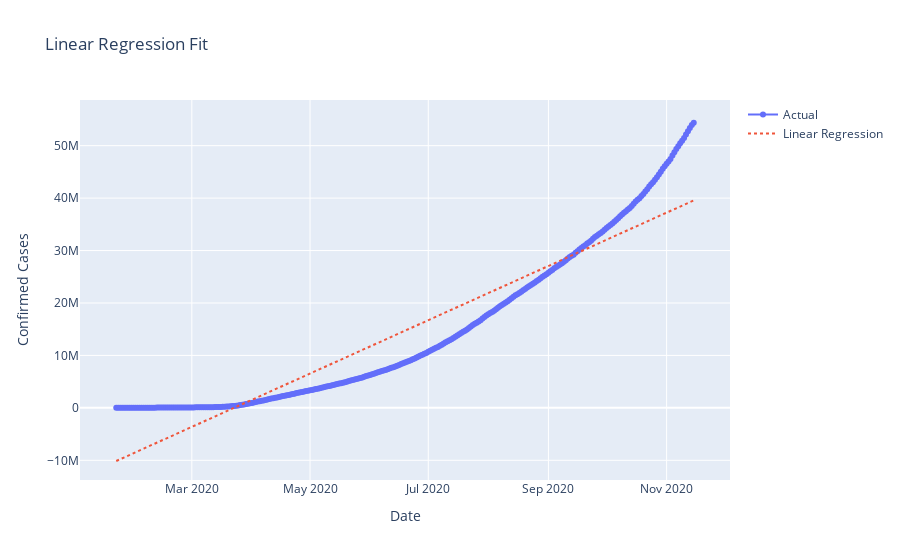

Here is the notebook cell this chart was saved with:
### Code cell
# Plot Linear Regression on full data
full_prediction_lr = lin_reg.predict(input)
fig = go.Figure()
fig.add_trace(go.Scatter(x=datewise.index, y=datewise["Confirmed"], mode='lines+markers', name='Actual'))
fig.add_trace(go.Scatter(x=datewise.index, y=full_prediction_lr, mode='lines', name='Linear Regression', line=dict(dash='dot')))
fig.update_layout(title="Linear Regression Fit", xaxis_title="Date", yaxis_title="Confirmed Cases")
fig.show()

### Figure 1 — Plotly figure (JSON) as saved in the notebook; plotly's stock layout.template omitted (floating-point values rounded to 4 significant figures; data arrays with more than 128 entries replaced by an {"elided": "..."} marker saying what was removed)
{"data": [{"mode": "lines+markers", "name": "Actual", "type": "scatter", "x": {"elided": "299 str values"}, "y": {"elided": "299 float values"}}, {"line": {"dash": "dot"}, "mode": "lines", "name": "Linear Regression", "type": "scatter", "x": {"elided": "299 str values"}, "y": {"elided": "299 float values"}}], "layout": {"title": {"text": "Linear Regression Fit"}, "xaxis": {"title": {"text": "Date"}}, "yaxis": {"title": {"text": "Confirmed Cases"}}}}
